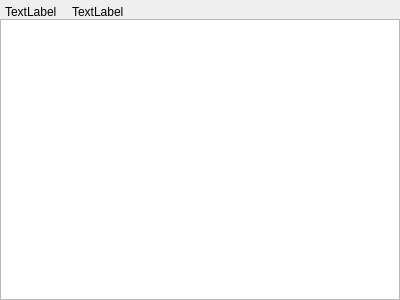
<?xml version="1.0" encoding="UTF-8"?>
<ui version="4.0">
 <class>PatientAdviseWidget</class>
 <widget class="QWidget" name="PatientAdviseWidget">
  <property name="geometry">
   <rect>
    <x>0</x>
    <y>0</y>
    <width>400</width>
    <height>300</height>
   </rect>
  </property>
  <property name="windowTitle">
   <string>Form</string>
  </property>
  <layout class="QVBoxLayout" name="verticalLayout">
   <property name="spacing">
    <number>0</number>
   </property>
   <property name="leftMargin">
    <number>0</number>
   </property>
   <property name="topMargin">
    <number>0</number>
   </property>
   <property name="rightMargin">
    <number>0</number>
   </property>
   <property name="bottomMargin">
    <number>0</number>
   </property>
   <item>
    <layout class="QHBoxLayout" name="horizontalLayout">
     <property name="spacing">
      <number>15</number>
     </property>
     <property name="leftMargin">
      <number>5</number>
     </property>
     <property name="topMargin">
      <number>5</number>
     </property>
     <item>
      <widget class="QLabel" name="labelPic">
       <property name="text">
        <string>TextLabel</string>
       </property>
      </widget>
     </item>
     <item>
      <widget class="QLabel" name="labelInfo">
       <property name="sizePolicy">
        <sizepolicy hsizetype="Expanding" vsizetype="Preferred">
         <horstretch>0</horstretch>
         <verstretch>0</verstretch>
        </sizepolicy>
       </property>
       <property name="text">
        <string>TextLabel</string>
       </property>
      </widget>
     </item>
    </layout>
   </item>
   <item>
    <widget class="QTextEdit" name="textEdit">
     <property name="readOnly">
      <bool>false</bool>
     </property>
    </widget>
   </item>
  </layout>
 </widget>
 <resources/>
 <connections/>
</ui>
